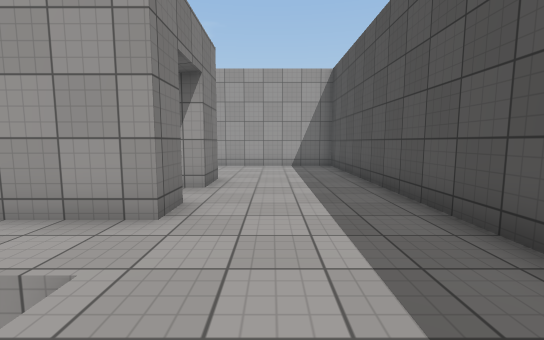
View 1 (above)

17 first-person views from a walk through a Unity game level. The camera is 1.3 m above the floor, tilts 6° down and sees 90° across. The floor is counted in squares, 1.26 m on a side. Each view is taken from the middle of a square. On the plan, view 1 faces up. The plan holds only what a view shows up to about 12 squares ahead; the rest is blank. The place goes on beyond the plan. The player is left out. Surface patterns are stand-ins for the level's own textures.

View 2
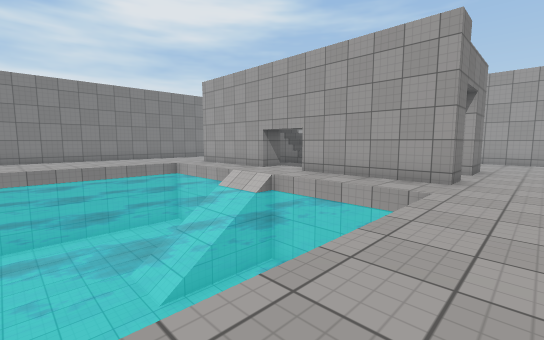

View 3
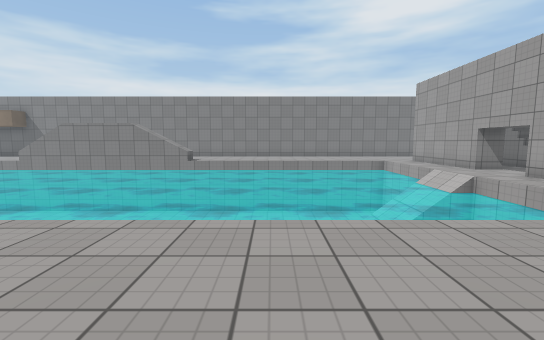

View 4
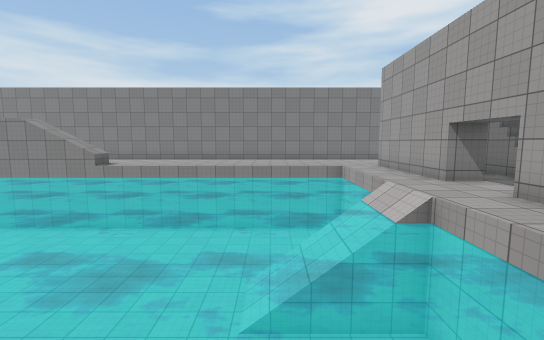

View 5
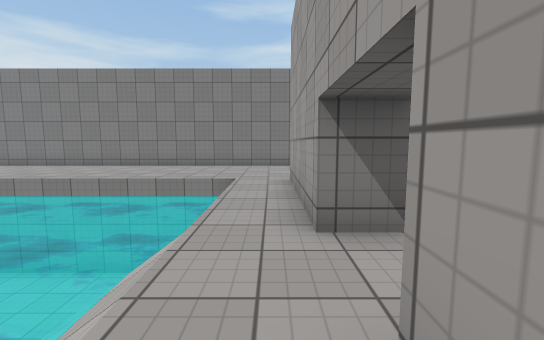

View 6
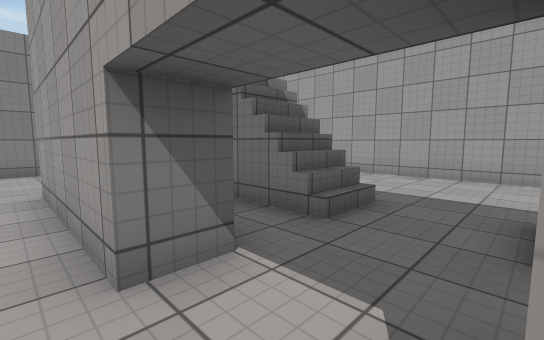

View 7
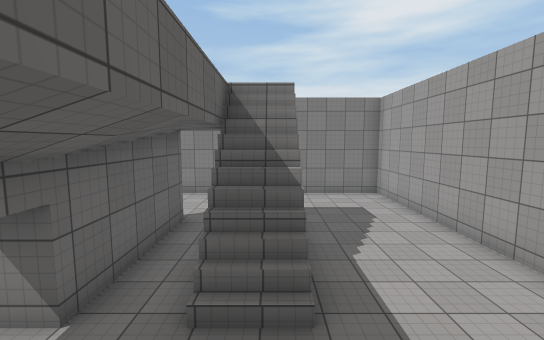

View 8
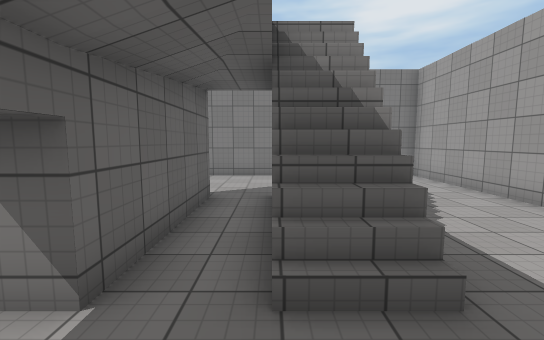

View 9
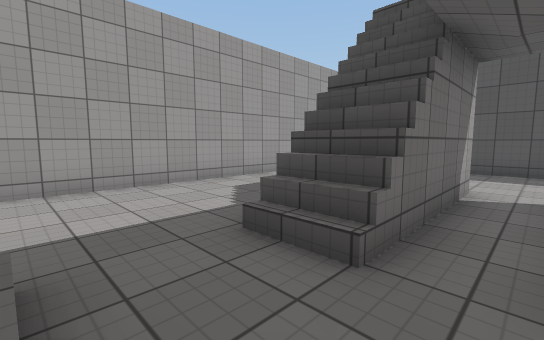

View 10
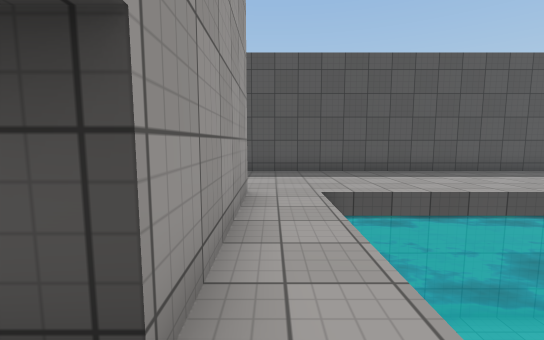

View 11
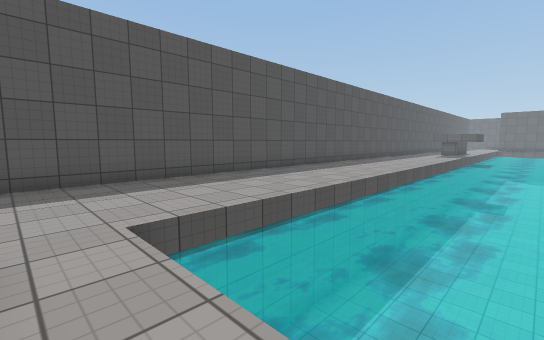

View 12
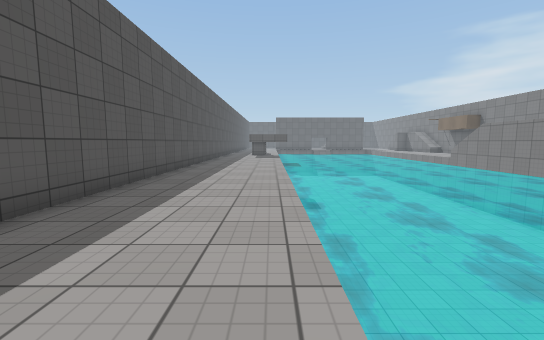

View 13
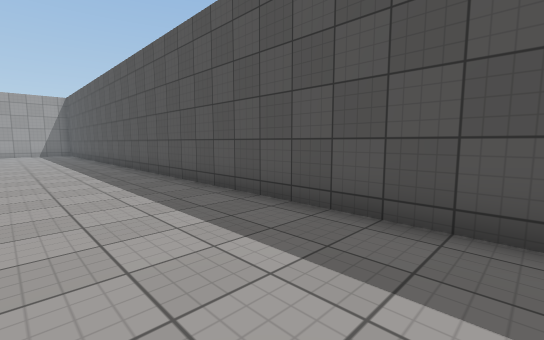

View 14
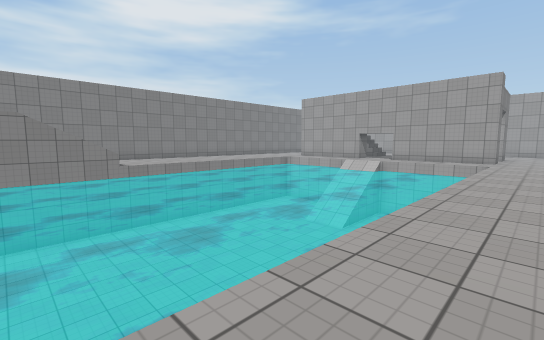

View 15
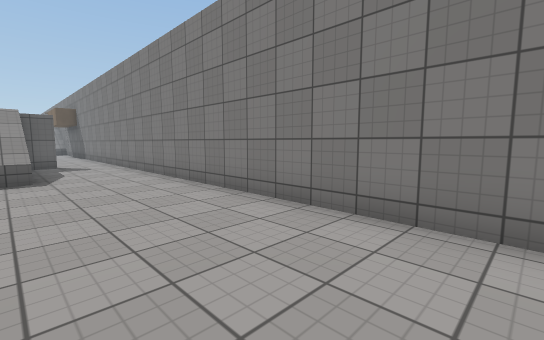

View 16
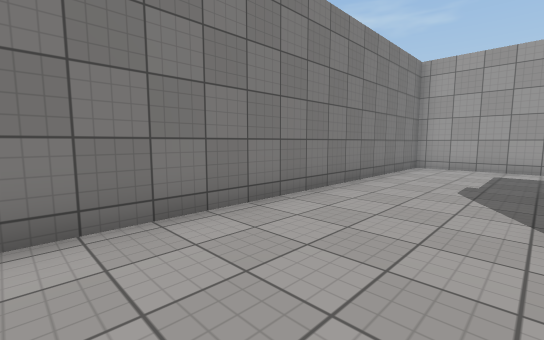

View 17
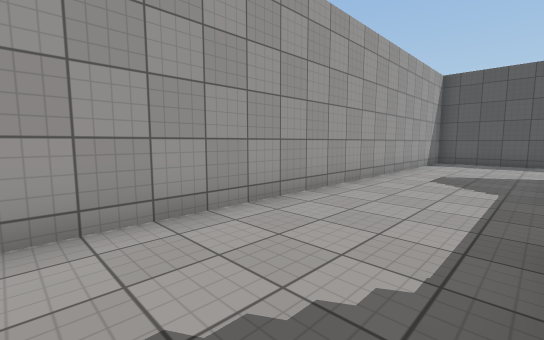

### Floor plan
Key: @ floor where view 1 was taken; # wall or solid block; . main floor; : floor 4.5 m higher than the main floor; / step, stairs or slope; ~ water the walk can cross; ≈ water the walk keeps out of; ^ raised ledge.
Columns run from 17 left of view 1 to 3 right of it. Each row starts with its distance up from view 1.
 12 #####################
 11 #...................#
 10 #...................#
  9 #...................#
  8 #...................#
  7 #....:////.////:....#
  6 #....//##/./##//....#
  5 #...................#
  4 #....####..#####....#
  3 #...................#
  2 #....≈≈≈≈..≈≈≈≈≈....#
  1 #....≈≈≈≈≈~≈≈≈≈≈....#
  0 #....≈≈≈≈≈≈≈≈≈≈≈.@..#
 -1 #....≈≈≈≈≈≈≈≈≈≈≈....#
 -2 #....≈≈≈≈≈≈≈≈≈≈≈....#
 -3 #....≈≈≈≈≈≈≈≈≈≈≈....#
 -4 #....≈≈≈≈≈≈≈≈≈≈≈....#
 -5 #....≈≈≈≈≈≈≈≈≈≈≈....#
 -6 #....≈≈≈≈≈≈≈≈≈≈≈....#
 -7 #....≈≈≈≈≈≈≈≈≈≈≈....#
 -8 #....≈≈≈≈≈≈≈≈≈≈≈....#
 -9 #...^≈≈≈≈≈≈≈≈≈≈≈....#
-10 #...#≈≈≈≈≈≈≈≈≈≈≈....#
-11 #...#≈≈≈≈≈≈≈≈≈≈≈....#
-12 #...#≈≈≈≈≈≈≈≈≈≈≈....#

Where each view was taken, in squares from view 1:
view 1: 0 up, 0 right, facing up
view 2: 4 down, 0 right, facing up-left
view 3: 4 down, 2 right, facing left
view 4: 1 down, 1 left, facing left
view 5: 3 up, 5 left, facing left
view 6: 3 up, 6 left, facing up-left
view 7: 7 up, 5 left, facing left
view 8: 6 up, 6 left, facing left
view 9: 5 up, 8 left, facing up-right
view 10: 3 up, 7 left, facing right
view 11: 3 up, 5 left, facing down-right
view 12: 0 up, 1 left, facing down
view 13: 12 down, 1 left, facing up-right
view 14: 12 down, 0 right, facing up-left
view 15: 0 up, 13 left, facing down-left
view 16: 0 up, 13 left, facing up-left
view 17: 8 up, 12 left, facing up-right
